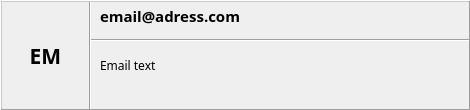
<?xml version="1.0" encoding="UTF-8"?>
<ui version="4.0">
 <class>email</class>
 <widget class="QWidget" name="email">
  <property name="geometry">
   <rect>
    <x>0</x>
    <y>0</y>
    <width>470</width>
    <height>110</height>
   </rect>
  </property>
  <property name="sizePolicy">
   <sizepolicy hsizetype="Fixed" vsizetype="Fixed">
    <horstretch>0</horstretch>
    <verstretch>0</verstretch>
   </sizepolicy>
  </property>
  <property name="minimumSize">
   <size>
    <width>470</width>
    <height>110</height>
   </size>
  </property>
  <property name="maximumSize">
   <size>
    <width>470</width>
    <height>110</height>
   </size>
  </property>
  <property name="mouseTracking">
   <bool>false</bool>
  </property>
  <property name="focusPolicy">
   <enum>Qt::NoFocus</enum>
  </property>
  <property name="windowTitle">
   <string>Form</string>
  </property>
  <property name="styleSheet">
   <string notr="true"/>
  </property>
  <widget class="QLabel" name="emailAddress">
   <property name="geometry">
    <rect>
     <x>100</x>
     <y>0</y>
     <width>371</width>
     <height>31</height>
    </rect>
   </property>
   <property name="sizePolicy">
    <sizepolicy hsizetype="Preferred" vsizetype="Preferred">
     <horstretch>0</horstretch>
     <verstretch>0</verstretch>
    </sizepolicy>
   </property>
   <property name="minimumSize">
    <size>
     <width>371</width>
     <height>31</height>
    </size>
   </property>
   <property name="maximumSize">
    <size>
     <width>371</width>
     <height>31</height>
    </size>
   </property>
   <property name="font">
    <font>
     <family>Raleway</family>
     <pointsize>11</pointsize>
     <weight>75</weight>
     <bold>true</bold>
    </font>
   </property>
   <property name="text">
    <string>email@adress.com</string>
   </property>
   <property name="scaledContents">
    <bool>true</bool>
   </property>
  </widget>
  <widget class="QLabel" name="emailText">
   <property name="geometry">
    <rect>
     <x>100</x>
     <y>30</y>
     <width>371</width>
     <height>71</height>
    </rect>
   </property>
   <property name="font">
    <font>
     <family>Raleway</family>
     <pointsize>9</pointsize>
    </font>
   </property>
   <property name="text">
    <string>Email text</string>
   </property>
  </widget>
  <widget class="QLabel" name="header">
   <property name="geometry">
    <rect>
     <x>10</x>
     <y>20</y>
     <width>71</width>
     <height>71</height>
    </rect>
   </property>
   <property name="minimumSize">
    <size>
     <width>71</width>
     <height>71</height>
    </size>
   </property>
   <property name="maximumSize">
    <size>
     <width>71</width>
     <height>71</height>
    </size>
   </property>
   <property name="font">
    <font>
     <family>Raleway</family>
     <pointsize>16</pointsize>
     <weight>75</weight>
     <bold>true</bold>
    </font>
   </property>
   <property name="text">
    <string>EM</string>
   </property>
   <property name="alignment">
    <set>Qt::AlignCenter</set>
   </property>
  </widget>
  <widget class="Line" name="line">
   <property name="geometry">
    <rect>
     <x>90</x>
     <y>30</y>
     <width>381</width>
     <height>20</height>
    </rect>
   </property>
   <property name="orientation">
    <enum>Qt::Horizontal</enum>
   </property>
  </widget>
  <widget class="Line" name="line_2">
   <property name="geometry">
    <rect>
     <x>80</x>
     <y>0</y>
     <width>20</width>
     <height>111</height>
    </rect>
   </property>
   <property name="orientation">
    <enum>Qt::Vertical</enum>
   </property>
  </widget>
  <widget class="QFrame" name="frame">
   <property name="geometry">
    <rect>
     <x>0</x>
     <y>0</y>
     <width>471</width>
     <height>111</height>
    </rect>
   </property>
   <property name="styleSheet">
    <string notr="true">:hover:!pressed
{
  border: 1px solid;
}</string>
   </property>
   <property name="frameShape">
    <enum>QFrame::WinPanel</enum>
   </property>
   <property name="frameShadow">
    <enum>QFrame::Raised</enum>
   </property>
   <property name="lineWidth">
    <number>3</number>
   </property>
  </widget>
 </widget>
 <resources/>
 <connections/>
</ui>
